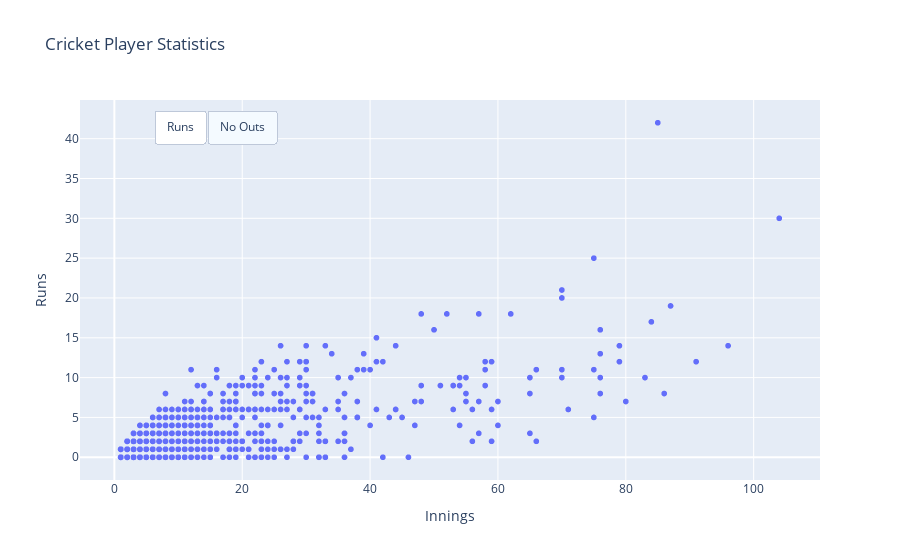

Notebook code for this chart:
### Code cell
# Button changes y-axis from "Runs" to "No Outs"
# But the y-axis label doesn't change :(

fig = px.scatter(cricket,\
                 x = "Innings",\
                 y = "Runs",\
                 hover_name = "Player",\
                 hover_data = ["Average", "Country"],\
                 height = 500,\
                 title = "Cricket Player Statistics")

fig.update_layout(
    updatemenus=[
        dict(
            type = "buttons",
            buttons = list([
                dict(
                    args = [{'y': [cricket['Runs']],
                             'yaxis_title': 'Runs'
                            }],
                    label = "Runs",
                    method = "update"
                ),
                dict(
                    args = [{'y': [cricket['No Outs']],
                             'yaxis_title': 'No Outs'
                            }],
                    label = "No Outs",
                    method = "update"
                )
            ]),
            direction = "left",
            pad={"r": 10, "t": 10},
            showactive=True,
            x=0.1,
            xanchor="left",
            y=1,
            yanchor="top"
        ),
    ]
)


fig.show()

### Figure 1 — Plotly figure (JSON) as saved in the notebook; plotly's stock layout.template omitted (floating-point values rounded to 4 significant figures; data arrays with more than 128 entries replaced by an {"elided": "..."} marker saying what was removed)
{"data": [{"customdata": {"elided": "1110x2 mixed values"}, "hovertemplate": "<b>%{hovertext}</b><br><br>Innings=%{x}<br>Runs=%{y}<br>Average=%{customdata[0]}<br>Country=%{customdata[1]}<extra></extra>", "hovertext": {"elided": "1110 str values"}, "legendgroup": "", "marker": {"color": "#636efa", "symbol": "circle"}, "mode": "markers", "name": "", "showlegend": false, "type": "scattergl", "x": {"elided": "1110 int values"}, "xaxis": "x", "y": {"elided": "1110 int values"}, "yaxis": "y", "yaxis_title": {"text": "No Outs"}}], "layout": {"autosize": true, "legend": {"tracegroupgap": 0}, "title": {"text": "Cricket Player Statistics"}, "updatemenus": [{"active": 1, "buttons": [{"args": [{"y": {"elided": "1x1110 int values"}, "yaxis_title": "Runs"}], "label": "Runs", "method": "update"}, {"args": [{"y": {"elided": "1x1110 int values"}, "yaxis_title": "No Outs"}], "label": "No Outs", "method": "update"}], "direction": "left", "pad": {"r": 10, "t": 10}, "showactive": true, "type": "buttons", "x": 0.1, "xanchor": "left", "y": 1, "yanchor": "top"}], "xaxis": {"anchor": "y", "autorange": true, "domain": [0, 1], "range": [-5.224, 110.2], "title": {"text": "Innings"}, "type": "linear"}, "yaxis": {"anchor": "x", "autorange": true, "domain": [0, 1], "range": [-2.957, 44.96], "title": {"text": "Runs"}, "type": "linear"}}}
